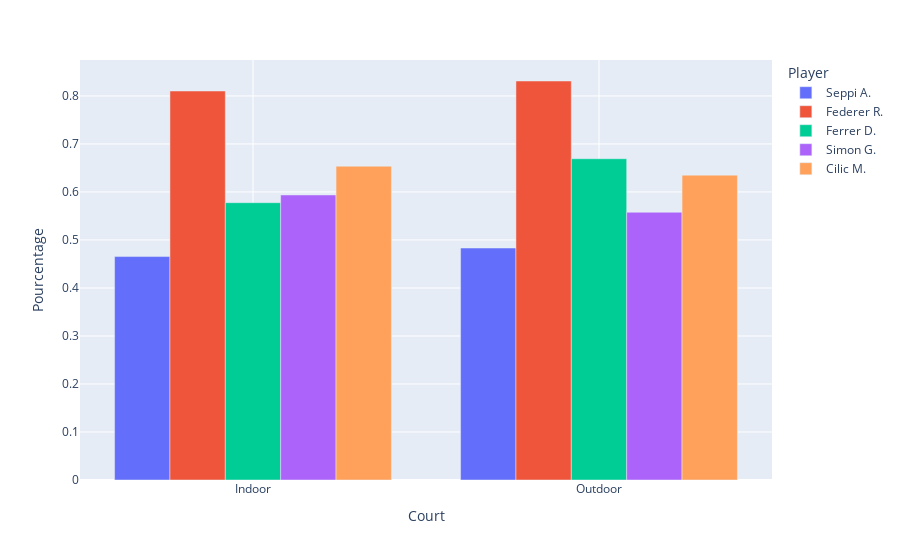

The code cell stored with this chart in its notebook:
### Markdown cell above
Variable **court**.

### Code cell
vertical_concat = create_dataframe('Court', crosstab_court)

fig = px.bar(vertical_concat, x='Court', y='Pourcentage', color = 'Player', barmode='group')
fig.update_layout(title_font_size=24)
fig.update_xaxes(showgrid=True)
fig.show()

### Figure 1 — Plotly figure (JSON) as saved in the notebook; plotly's stock layout.template omitted (floating-point values rounded to 4 significant figures)
{"data": [{"alignmentgroup": "True", "hovertemplate": "Player=Seppi A.<br>Court=%{x}<br>Pourcentage=%{y}<extra></extra>", "legendgroup": "Seppi A.", "marker": {"color": "#636efa", "pattern": {"shape": ""}}, "name": "Seppi A.", "offsetgroup": "Seppi A.", "orientation": "v", "showlegend": true, "textposition": "auto", "type": "bar", "x": ["Indoor", "Outdoor"], "xaxis": "x", "y": [0.4654, 0.4832], "yaxis": "y"}, {"alignmentgroup": "True", "hovertemplate": "Player=Federer R.<br>Court=%{x}<br>Pourcentage=%{y}<extra></extra>", "legendgroup": "Federer R.", "marker": {"color": "#EF553B", "pattern": {"shape": ""}}, "name": "Federer R.", "offsetgroup": "Federer R.", "orientation": "v", "showlegend": true, "textposition": "auto", "type": "bar", "x": ["Indoor", "Outdoor"], "xaxis": "x", "y": [0.8103, 0.8311], "yaxis": "y"}, {"alignmentgroup": "True", "hovertemplate": "Player=Ferrer D.<br>Court=%{x}<br>Pourcentage=%{y}<extra></extra>", "legendgroup": "Ferrer D.", "marker": {"color": "#00cc96", "pattern": {"shape": ""}}, "name": "Ferrer D.", "offsetgroup": "Ferrer D.", "orientation": "v", "showlegend": true, "textposition": "auto", "type": "bar", "x": ["Indoor", "Outdoor"], "xaxis": "x", "y": [0.5776, 0.6692], "yaxis": "y"}, {"alignmentgroup": "True", "hovertemplate": "Player=Simon G.<br>Court=%{x}<br>Pourcentage=%{y}<extra></extra>", "legendgroup": "Simon G.", "marker": {"color": "#ab63fa", "pattern": {"shape": ""}}, "name": "Simon G.", "offsetgroup": "Simon G.", "orientation": "v", "showlegend": true, "textposition": "auto", "type": "bar", "x": ["Indoor", "Outdoor"], "xaxis": "x", "y": [0.5938, 0.5577], "yaxis": "y"}, {"alignmentgroup": "True", "hovertemplate": "Player=Cilic M.<br>Court=%{x}<br>Pourcentage=%{y}<extra></extra>", "legendgroup": "Cilic M.", "marker": {"color": "#FFA15A", "pattern": {"shape": ""}}, "name": "Cilic M.", "offsetgroup": "Cilic M.", "orientation": "v", "showlegend": true, "textposition": "auto", "type": "bar", "x": ["Indoor", "Outdoor"], "xaxis": "x", "y": [0.6536, 0.635], "yaxis": "y"}], "layout": {"barmode": "group", "legend": {"title": {"text": "Player"}, "tracegroupgap": 0}, "margin": {"t": 60}, "title": {"font": {"size": 24}}, "xaxis": {"anchor": "y", "domain": [0, 1], "showgrid": true, "title": {"text": "Court"}}, "yaxis": {"anchor": "x", "domain": [0, 1], "title": {"text": "Pourcentage"}}}}
